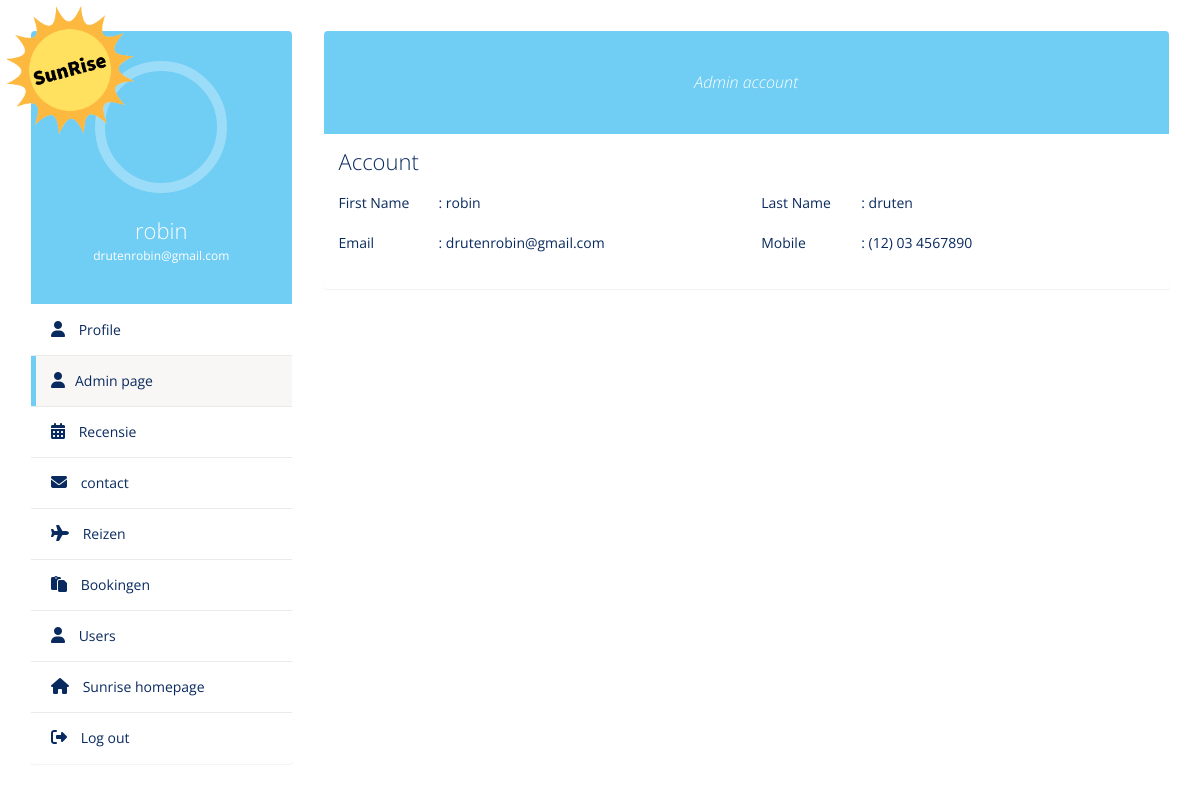
/Admin/admin.php (signed in), run on the app's committed database.
### tables this page shows
CREATE TABLE `users` (
  `userID` int(11) NOT NULL,
  `voornaam` varchar(255) NOT NULL,
  `achternaam` varchar(255) NOT NULL,
  `email` varchar(255) NOT NULL,
  `wachtwoord` varchar(255) NOT NULL,
  `admin` tinyint(1) DEFAULT NULL
);

### Admin/admin.php (the view, shortened to what this page needs)
<?php
global $conn;
$email = $_SESSION['email'];
$qeury = 'SELECT * FROM users WHERE email = :email';
$stmt = $conn->prepare($qeury);
$stmt->bindParam(':email', $email);
$stmt->execute();
$row = $stmt->fetch();
?>
<!DOCTYPE html>
<html lang="en">
  <head>
    <?php
    include '../user/includes/head.php';
    ?>
  </head>
  <body class="profile">
      <img src="../Images/sun-back.gif" class="sunrise" height="130px" alt="SunRise" />
    <div class="container bootstrap snippets bootdey">
      <div class="row">
        <div class="profile-nav col-md-3">
          <div class="panel">
            <div class="user-heading round">
              <a href="#">
                <div></div>
              </a>
              <h1><?php echo $row['voornaam']; ?></h1>
              <p><?php echo $row['email']; ?></p>
            </div>
            <ul class="nav nav-pills nav-stacked">
              <li>
                <a href="../user/userprofile.php"> <i class="fa fa-user"></i> Profile</a>
              </li>
              <?php if (isset($_SESSION['admin'])) { ?>
                  <li class="active">
                    <a href="../admin/admin.php"> <i class="fa fa-user"></i>Admin page</a>
                  </li>
              <?php } ?>
              <li>
                <a href="recensie.php"> <i class="fa fa-calendar-days"></i> Recensie</a>
              </li>
              <li>
                <a href="contact.php"> <i class="fa fa-envelope"></i> </i> contact</a>
              </li>
              <li>
                <a href="reizen.php"> <i class="fa fa-plane"></i> Reizen</a>
              </li>
              <li>
                <a href="bookingen.php"> <i class="fa fa-clipboard"></i> Bookingen</a>
              </li>
              <li>
                <a href="users.php"> <i class="fa fa-user"></i> Users</a>
              </li>
              <li>
                <a href="../index.php">
                  <i class="fa fa-home"></i> Sunrise homepage</a
                >
              </li>
              <li>
                <a href="../PHP/logout.php">
                  <i class="fas fa-sign-out-alt"></i> Log out</a
                >
              </li>
            </ul>
          </div>
        </div>
        <div class="profile-info col-md-9">
          <div class="panel">
            <div class="bio-graph-heading">Admin account</div>
            <div class="panel-body bio-graph-info">
              <h1>Account</h1>
              <div class="row">
                <div class="bio-row">
                  <p>
                    <span>First Name</span>:
                    <?php echo $row['voornaam']; ?>
                  </p>
                </div>
                <div class="bio-row">
                  <p>
                    <span>Last Name </span>:
                    <?php echo $row['achternaam']; ?>
                  </p>
                </div>
                <div class="bio-row">
                  <p>
                    <span>Email </span>:
                    <?php echo $row['email']; ?>
                  </p>
                </div>
                <div class="bio-row">
                  <p><span>Mobile </span>: (12) 03 4567890</p>
                </div>
              </div>
            </div>
          </div>
        </div>
      </div>
    </div>
  </body>
</html>

### Admin/CSS/styles.css (style rules this page uses)
* { padding: 0px; margin: 0px; box-sizing: border-box; scroll-behavior: smooth; font-family: "Open Sans", sans-serif; }
:root { --maincolor: #70cdf4; --second: #092a5e; }
body.profile { background-image: url(""); }
.profile .sunrise { position: absolute; margin-top: 5px; margin-left: 5px; z-index: 2; }
.profile-nav, .profile-info { margin-top: 30px; }
.profile-nav .user-heading { background: var(--maincolor); color: #fff; border-radius: 4px 4px 0 0; -webkit-border-radius: 4px 4px 0 0; padding: 30px; text-align: center; }
.profile-nav .user-heading.round a { border-radius: 50%; -webkit-border-radius: 50%; border: 10px solid rgba(255, 255, 255, 0.3); display: inline-block; }
.profile-nav .user-heading a div { width: 112px; height: 112px; border-radius: 50%; -webkit-border-radius: 50%; }
.profile-nav .user-heading h1 { font-size: 22px; font-weight: 300; margin-bottom: 5px; }
.profile-nav .user-heading p { font-size: 12px; }
.profile-nav ul { margin-top: 1px; }
.profile-nav ul > li { border-bottom: 1px solid #ebeae6; margin-top: 0; line-height: 30px; }
.profile-nav ul > li:last-child { border-bottom: none; }
.profile-nav ul > li > a { border-radius: 0; -webkit-border-radius: 0; color: var(--second); border-left: 5px solid #fff; }
.profile-nav ul > li > a:hover, .profile-nav ul > li > a:focus, .profile-nav ul li.active a { background: #f8f7f5 !important; border-left: 5px solid var(--maincolor); color: var(--second) !important; }
.profile-nav ul > li:last-child > a:last-child { border-radius: 0 0 4px 4px; -webkit-border-radius: 0 0 4px 4px; }
.profile-nav ul > li > a > i { font-size: 16px; padding-right: 10px; color: var(--second); }
.bio-graph-heading { background: var(--maincolor); color: #fff; text-align: center; font-style: italic; padding: 40px 110px; border-radius: 4px 4px 0 0; -webkit-border-radius: 4px 4px 0 0; font-size: 16px; font-weight: 300; }
.bio-graph-info { color: var(--second); }
.bio-graph-info h1 { font-size: 22px; font-weight: 300; margin: 0 0 20px; }
.bio-row { width: 50%; float: left; margin-bottom: 10px; padding: 0 15px; }
.bio-row p span { width: 100px; display: inline-block; }

### data on the page
users: voornaam "robin", email "drutenrobin@gmail.com", achternaam "druten"
